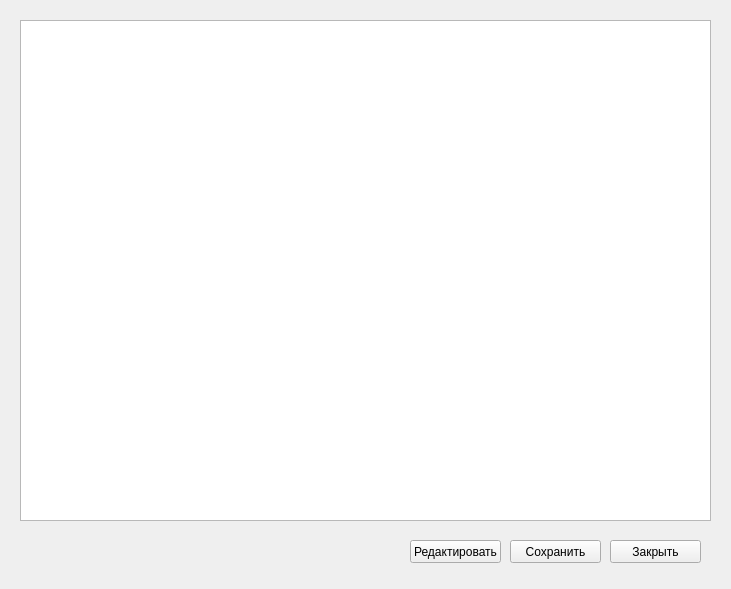
<?xml version="1.0" encoding="UTF-8"?>
<ui version="4.0">
 <class>widget</class>
 <widget class="QWidget" name="widget">
  <property name="geometry">
   <rect>
    <x>0</x>
    <y>0</y>
    <width>731</width>
    <height>589</height>
   </rect>
  </property>
  <property name="windowTitle">
   <string>Form</string>
  </property>
  <widget class="QPlainTextEdit" name="selText">
   <property name="geometry">
    <rect>
     <x>20</x>
     <y>20</y>
     <width>691</width>
     <height>501</height>
    </rect>
   </property>
   <property name="readOnly">
    <bool>true</bool>
   </property>
  </widget>
  <widget class="QPushButton" name="closeBtn">
   <property name="geometry">
    <rect>
     <x>610</x>
     <y>540</y>
     <width>91</width>
     <height>23</height>
    </rect>
   </property>
   <property name="text">
    <string>Закрыть</string>
   </property>
  </widget>
  <widget class="QPushButton" name="editBtn">
   <property name="geometry">
    <rect>
     <x>410</x>
     <y>540</y>
     <width>91</width>
     <height>23</height>
    </rect>
   </property>
   <property name="text">
    <string>Редактировать</string>
   </property>
  </widget>
  <widget class="QPushButton" name="saveBtn">
   <property name="geometry">
    <rect>
     <x>510</x>
     <y>540</y>
     <width>91</width>
     <height>23</height>
    </rect>
   </property>
   <property name="text">
    <string>Сохранить</string>
   </property>
  </widget>
 </widget>
 <resources/>
 <connections/>
</ui>
